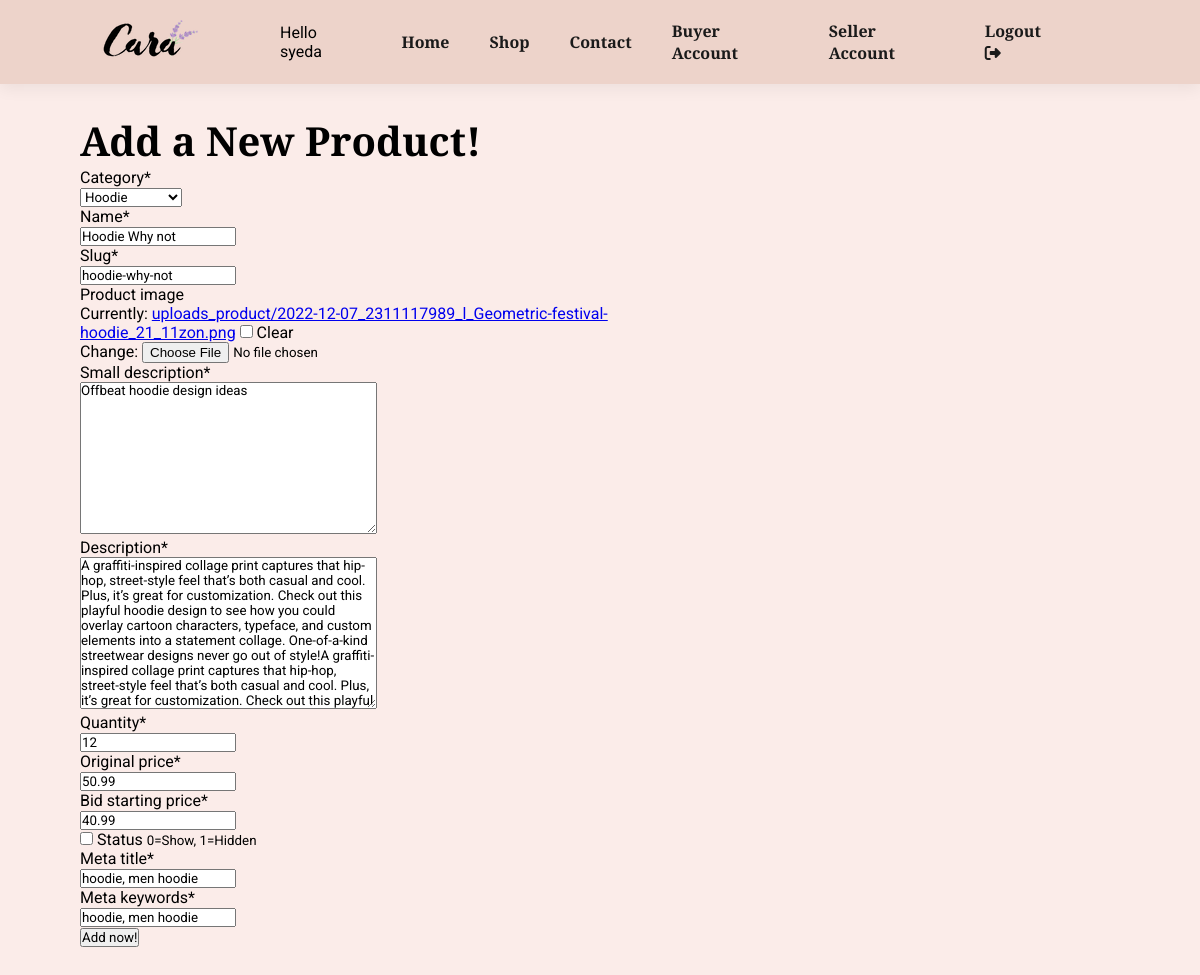
Page /product/13/update_product/ (signed in) on the committed database.
### store/models.py (models this page shows, shortened)
class Product(models.Model):
    category = models.ForeignKey(Category,  on_delete=models.CASCADE)
    slug = models.CharField(max_length=150, null=False, blank=False)
    name = models.CharField(max_length=50, null=False, blank=False)
    author = models.ForeignKey(User, on_delete=models.CASCADE, null=False, blank=False)
    product_image = models.ImageField(upload_to=get_file_path_pro, null=True, blank=True)
    small_description = models.TextField(max_length=250, null=False, blank=False)
    quantity = models.IntegerField(null=False, blank=False)
    original_price = models.FloatField(null=False, blank=False)
    bid_starting_price = models.FloatField(null=False, blank=False)
    bid_current_price = models.FloatField(null=True, blank=True)
    description = models.TextField(max_length=500, null=False, blank=False)
    status = models.BooleanField(default= False, help_text="0=Show, 1=Hidden")
    bid_status = models.BooleanField(default= False, help_text="0=Show, 1=Hidden")
    trending = models.BooleanField(default= False, help_text="0=Default, 1=Hidden")
    tag = models.CharField(max_length=150, null=False, blank=False)
    meta_title = models.CharField(max_length=150, null=False, blank=False)
    meta_keywords= models.CharField(max_length=150, null=False, blank=False)
    meta_description= models.CharField(max_length=500, null=False, blank=False)
    created_at = models.DateTimeField(auto_now_add=True)

class Category(models.Model):
    slug = models.CharField(max_length=150, null=False, blank=False)
    name = models.CharField(max_length=50, null=False, blank=False)
    image = models.ImageField( upload_to=get_file_path_cat, null=True, blank=True)
    description = models.TextField(max_length=500, null=False, blank=False)
    status = models.BooleanField(default= False, help_text="0=Default, 1=Hidden")
    trending = models.BooleanField(default= False, help_text="0=Default, 1=Hidden")
    meta_title = models.CharField(max_length=150, null=False, blank=False)
    meta_keywords= models.CharField(max_length=150, null=False, blank=False)
    meta_description= models.CharField(max_length=500, null=False, blank=False)
    created_at = models.DateTimeField(auto_now_add=True)
    def __str__(self) -> str:
        return self.name

### store/controller/product_modify.py (the view, shortened to what this page needs)
# urls.py: path('product/<int:pk>/update_product/', product_modify.ProductUpdateView.as_view(), name="product-update"),
class ProductUpdateView(LoginRequiredMixin,UserPassesTestMixin, UpdateView):
    model = Product
    fields = ['category', 'name', 'slug', 'product_image', 'small_description', 'description', 'quantity', 'original_price', 'bid_starting_price', 'status', 'meta_title', 'meta_keywords']
    pk_url_kwarg = 'pk'
    query_pk_and_slug = True
    slug_field = 'slug'
    slug_url_kwarg = 'slug'
    def test_func(self):
        post = self.get_object()
        if self.request.user == post.author:
            return True
        else:
            False

### store/templates/store/product_form.html (shortened to what this page needs)
{% extends "store/base.html" %}
{% load static %}
{% load crispy_forms_tags %}
{% block content %}
    <div class="section-p1">
        <h2>Add a New Product! </h2>
        <form method="POST" enctype="multipart/form-data">
            {{ form | crispy }}
            <button type="submit"> Add now! </button>
        </form>
    </div>
{% endblock content %}

### store/templates/store/base.html (shortened to what this page needs)
{% load static %}
<!DOCTYPE html>
<html>
    <head>
        <link rel="stylesheet" href="https://cdnjs.cloudflare.com/ajax/libs/font-awesome/6.1.1/css/all.css"/>
        <link href='https://css.gg/shopping-bag.css' rel='stylesheet'>
        <link rel="stylesheet" href="https://cdnjs.cloudflare.com/ajax/libs/font-awesome/4.7.0/css/font-awesome.min.css">
        <link rel="stylesheet" href="{% static 'store/store_styles.css' %}">
        <link rel="stylesheet" href="{% static 'store/category_styles.css' %}">
        <link rel="stylesheet" href="{% static 'store/products_details_styles.css' %}">
        <link rel="stylesheet" href="{% static 'store/cart_styles.css' %}">
        <link rel="stylesheet" href="{% static 'store/account_styles.css' %}">
        <link rel="stylesheet" href="{% static 'store/checkOut_styles.css' %}">
        <link rel="stylesheet" href="{% static 'store/search_styles.css' %}">
        <link rel="stylesheet" href="{% static 'store/review_modal.css' %}">
        <link rel="stylesheet" href="{% static 'store/buyer_account_styles.css' %}">
        <link rel="stylesheet" href="{% static 'store/seller_account.css' %}">
        <link rel="stylesheet" href="//cdn.jsdelivr.net/npm/alertifyjs@1.13.1/build/css/alertify.min.css"/>
        <link rel="stylesheet" href="//cdn.jsdelivr.net/npm/alertifyjs@1.13.1/build/css/themes/default.min.css"/>
    </head>
    <body>
        <section id="header">
            <a href="{% url 'store-home' %}"><img src="{% static 'store/media/logo.png' %}" class="logo"></a>
            <div>
                <ul id="navbar">
                    <li> Hello {{ user.username }} </li>
                    <li><a href="{% url 'store-home' %}"  class="{% if request.resolver_match.url_name == 'store-home' %}active{% endif %}">Home</a></li>
                    <li><a href="{% url 'store-categories' %}" class="{% if request.resolver_match.url_name == 'store-categories' %}active{% endif %}">Shop</a></li>
                    <li><a href="#">Contact</a></li>
                    {% if user.is_authenticated %}
                    <li><a href=" {% url 'buyer_account' %}" class="{% if request.resolver_match.url_name == 'profile' %}active{% endif %}">Buyer Account</a></li>
                    <li><a href=" {% url 'seller_account' %}" class="{% if request.resolver_match.url_name == 'profile' %}active{% endif %}">Seller Account</a></li>
                    <li><a href="{% url 'logout' %}">Logout <i class="fas fa-sign-out-alt"></i></a></li>
                    {% endif %}
                </ul>
            </div>
        </section>
        {% block content %}
        {% endblock content %}
    </body>
</html>

### store/static/store/store_styles.css (style rules this page uses)
* { margin: 0; padding: 0; box-sizing: border-box; font-family: 'Josefin Slab', 'Roboto', sans-serif; }
:root { --main-bg-color: #ebcfc4d2; --body-bg-color: #f5d1c866; }
body { width: 100%; background-color: var(--body-bg-color); }
h2 { font-size: 40px; line-height: 54px; color: black; }
.section-p1 { padding: 30px 80px; }
#header { display: flex; align-items: center; justify-content: space-between; padding: 20px 80px; background-color: var(--main-bg-color); box-shadow: 0px 5px 15px rgba(0,0,0,0.06); z-index: 300; position: sticky; top: 0; left: 0; }
#navbar { display: flex; justify-content: center; align-items: center; }
#navbar li { list-style: none; padding: 0px 20px; position: relative; }
#navbar li a { text-decoration: none; font-size: 16px; font-weight: 600; color: #1a1a1a; transition: 0.3s ease; }

### store/static/store/cart_styles.css (style rules this page uses)
.logo { padding: 0 20px; }

### store/static/store/account_styles.css (style rules this page uses)
.form-group { display: flex; width: 65%; flex-direction: column; align-content: stretch; }

### rows in the picture
Product: category "Hoodie", slug "hoodie-why-not", small_description "Offbeat hoodie design ideas", description "A graffiti-inspired collage print captures that hip-hop, street-style feel that’s both casual and cool. Plus, it’s great for customization. Check out this playful hoodie design to see how you could overlay cartoon characters, typeface, and custom elements into a statement collage. One-of-a-kind streetwear designs never go out of style!A graffiti-inspired collage print captures that hip-hop, street-style feel that’s both casual and cool. Plus, it’s great for customization. Check out this playful", quantity "12", original_price "50.99", bid_starting_price "40.99", meta_title "hoodie, men hoodie", meta_keywords "hoodie, men hoodie"
Category: name "Hoodie Why not"

### other values in the picture
{{ user.username }} "syeda"
